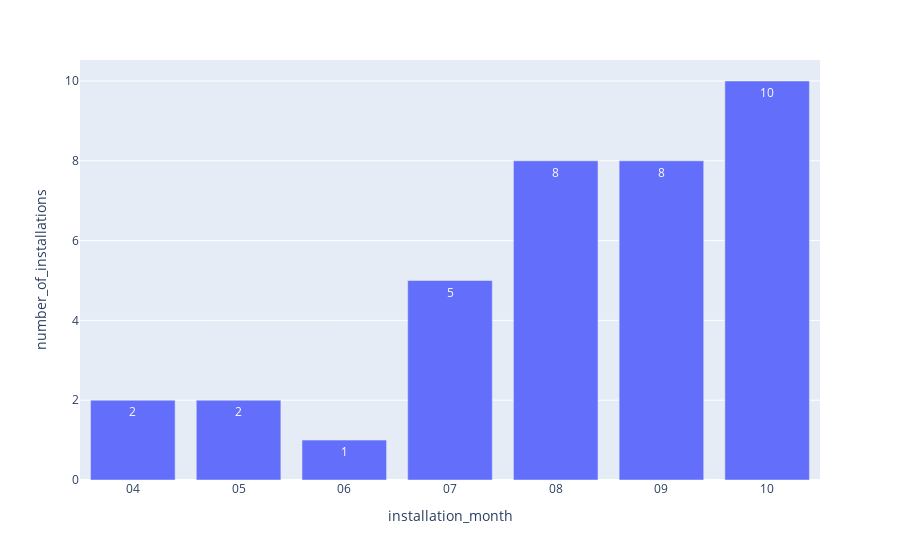

Notebook cell for this chart:
### Code cell
fig1 = px.bar(monthly_installations, x='installation_month', y='number_of_installations', text_auto=True)
fig1.write_image("images/installations_per_month.jpeg")
fig1.show()

### Figure 1 — Plotly figure (JSON) as saved in the notebook; plotly's stock layout.template omitted (floating-point values rounded to 4 significant figures)
{"data": [{"alignmentgroup": "True", "hovertemplate": "installation_month=%{x}<br>number_of_installations=%{y}<extra></extra>", "legendgroup": "", "marker": {"color": "#636efa", "pattern": {"shape": ""}}, "name": "", "offsetgroup": "", "orientation": "v", "showlegend": false, "textposition": "auto", "texttemplate": "%{y}", "type": "bar", "x": ["04", "05", "06", "07", "08", "09", "10"], "xaxis": "x", "y": [2, 2, 1, 5, 8, 8, 10], "yaxis": "y"}], "layout": {"barmode": "relative", "legend": {"tracegroupgap": 0}, "margin": {"t": 60}, "xaxis": {"anchor": "y", "domain": [0, 1], "title": {"text": "installation_month"}}, "yaxis": {"anchor": "x", "domain": [0, 1], "title": {"text": "number_of_installations"}}}}
